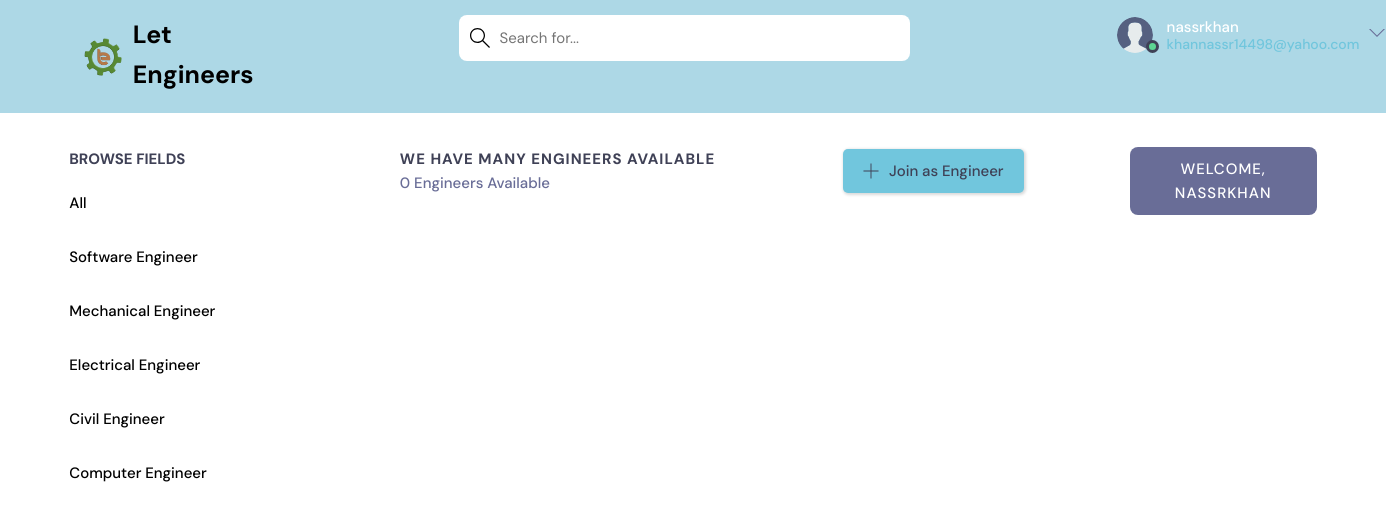
Page /home/ (signed in) on the committed database.
### app1/models.py (models this page shows, shortened)
class Topic(models.Model):
    name = models.CharField(max_length=200)

### app1/views.py (the view)
# urls.py: path("home/", views.home, name="home"),
@login_required(login_url='index')
def home(request):
    q = request.GET.get('q') if request.GET.get('q') != None else ''
    rooms = Room.objects.filter(
        Q(topic__name__icontains=q) |
        Q(name__icontains=q) |
        Q(description__icontains=q)
    )
    topics = Topic.objects.all()[0:6]
    room_count = rooms.count()
    room_messages = Message.objects.filter(Q(room__topic__name__icontains=q))
    context = {'rooms': rooms, 'topics': topics,
               'room_count': room_count, 'room_messages': room_messages}
    return render(request, 'home_pages/home.html', context)

### app1/templates/home_pages/home.html (shortened to what this page needs)
{% extends 'home_pages/main.html' %}
{% block content %}
    <main class="layout layout--3">
      <div class="container">
        {% include 'home_pages/topics_component.html' %}
        <div class="roomList">
          <div class="roomList__header">
            <div>
              <h2>We have many Engineers Available</h2>
              <p>{{room_count}} Engineers Available</p>
            </div>
            {% if request.user.is_authenticated %}
            <a class="btn btn--main" href="{% url 'create-room' %}">
              <svg version="1.1" xmlns="http://www.w3.org/2000/svg" width="32" height="32" viewBox="0 0 32 32">
                <title>add</title>
                <path d="M16.943 0.943h-1.885v14.115h-14.115v1.885h14.115v14.115h1.885v-14.115h14.115v-1.885h-14.115v-14.115z"></path>
              </svg>
              Join as Engineer
            </a>
            {% endif %}
          </div>
        </div>
        {% include 'home_pages/activity_component.html' %}
      </div>
    </main>
{% endblock %}

### app1/templates/home_pages/navbar.html (shortened to what this page needs)
{% load static %}
<!DOCTYPE html>
<html lang="en">
<head>
  <link rel="stylesheet" href="{% static 'home_pages/css/navbar.css' %}" />
</head>
<body>
  <header class="header header--loggedIn">
    <div class="container">
      <a href="{% url 'index' %}" class="header__logo">
        <img src="{% static 'images/icons/favicon.png' %}" />
        <h1>Let Engineers</h1>
      </a>
      <form class="header__search"method="GET" action="{% url 'home' %}" >
        <label>
          <input name="q"  placeholder="Search for..." />
        </label>
      </form>
      <nav class="header__menu">
        {% if request.user.is_authenticated %}
        <div class="header__user">
          <a href="#">
            <div class="avatar avatar--medium active">
              <img src="{% static 'images/avatar.svg' %}" />
            </div>
            <p>{{request.user.username}}<span>{{request.user.email}}</span></p>
          </a>
          <button class="dropdown-button">
            <svg version="1.1" xmlns="http://www.w3.org/2000/svg" width="32" height="32" viewBox="0 0 32 32">
              <title>chevron-down</title>
              <path d="M16 21l-13-13h-3l16 16 16-16h-3l-13 13z"></path>
            </svg>
          </button>
        </div>
        {% else %}
        <a href="{% url 'login' %}">
          <img src="{% static 'images/avatar.svg' %}" />
          <p>Login</p>
        </a>
        {% endif %}
      </nav>
    </div>
  </header>
</body>
</html>

### app1/templates/home_pages/topics_component.html
<div class="topics">
    <div class="topics__header">
      <h2>Browse Fields</h2>
    </div>
    <ul class="topics__list">
      <li>
        <a href="{% url 'home' %}" >All  </a>
      </li>
      {% for topic in topics %}
      <li>
        <a href="{% url 'home' %}?q={{topic.name}}">{{topic.name}}   </a>
      </li>
      {% endfor %}
    </ul>
  </div>

### app1/templates/home_pages/activity_component.html
<div class="activities">
  <div class="activities__header">
      {% if request.user.is_authenticated %}
      <h2 style="text-align: center;">Welcome, {{request.user.username}}</h2>
    </div>
    {% endif %}
</div>

### static/home_pages/css/style.css (style rules this page uses)
:root { --color-main: #71c6dd; --color-main-light: #e1f6fb; --color-dark: #3f4156; --color-dark-medium: #51546e; --color-dark-light: #696d97; --color-light: #e5e5e5; --color-gray: #8b8b8b; --color-light-gray: #b2bdbd; --color-bg: #2d2d39; --color-success: #5dd693; --color-error: #fc4b0b; }
* { font-family: "DM Sans", -apple-system, BlinkMacSystemFont, "Segoe UI", Roboto, Oxygen, Ubuntu, Cantarell, "Open Sans", "Helvetica Neue", sans-serif; margin: 0; padding: 0; box-sizing: border-box; text-rendering: optimizeLegibility; font-size: inherit; }
html { font-size: 56.25%; }
@media only screen and (min-width: 1200px) { html { font-size: 62.5%; } }
body { line-height: 1.6; font-weight: 400; font-size: 1.5rem; color: white; background-color: white; min-height: 100vh; }
img { width: 100%; }
a { display: inline-block; color: var(--color-main); text-decoration: none; }
.container { max-width: 220rem; width: 90%; margin: auto; }
.btn { background-color: transparent; border: none; display: inline-flex; align-items: center; gap: 1rem; cursor: pointer; transition: all ease-in-out 0.3s; padding: 1rem 2rem; border-radius: 5px; box-shadow: 1px 1px 3px 1px rgba(0, 0, 0, 0.15); font-weight: 500; }
.btn--main { background-color: var(--color-main); color: var(--color-dark); }
.btn > svg { fill: currentColor; width: 1.6rem; height: 1.6rem; }
.avatar { position: relative; display: inline-block; border-radius: 10%; border: 2px solid transparent; }
.avatar img { display: block; border-radius: 50%; object-fit: cover; object-position: center; }
.avatar::after { content: ""; display: block; position: absolute; background-color: var(--color-gray); z-index: 111; border-radius: 50%; border: 0.3rem solid var(--color-dark); }
.avatar.active::after { background-color: var(--color-success); }
.avatar.avatar--medium img { width: 3.6rem; height: 3.6rem; border-radius: 50%; }
.avatar.avatar--medium:after { width: 0.7rem; height: 0.7rem; bottom: 0px; right: -6px; }
.layout { margin-top: 3.4rem; }
.layout > .container { display: flex; justify-content: space-between; align-items: flex-start; }
.layout--3 > .container > div:first-child { flex-basis: 18%; max-width: 22.5rem; }
.layout--3 > .container > div:nth-child(2) { flex-basis: 50%; }
.layout--3 > .container > div:last-child { flex-basis: 15%; }
.topics__header { margin-bottom: 2rem; }
.topics__header h2 { text-transform: uppercase; font-weight: 700; color: var(--color-dark); }
.topics__list { list-style: none; }
.topics__list li a { display: flex; justify-content: space-between; margin-bottom: 3rem; font-weight: 500; color: black; transition: all 0.3s ease-in-out; }
.roomList__header { display: flex; justify-content: space-between; align-items: center; margin-bottom: 2.4rem; }
.roomList__header h2 { text-transform: uppercase; font-weight: 650; color: var(--color-dark); letter-spacing: 1px; }
.roomList__header p { font-weight: 500; color: var(--color-dark-light); }
.activities { background: var(--color-dark); border-radius: 8px; overflow: hidden; }
.activities__header h2 { background-color: var(--color-dark-light); text-transform: uppercase; font-weight: 500; padding: 1rem 1.5rem; color: white; letter-spacing: 1px; font-size: 1.5rem; }

### static/home_pages/css/navbar.css (style rules this page uses)
.header { padding: 1.5rem; background-color: lightblue; }
.header > .container { display: flex; gap: 20.5rem; }
.header__logo, .header__user { display: flex; gap: 1rem; align-items: center; }
.header__logo > img { height: 4.0rem; width: 4.0rem; }
.header__logo > h1 { font-weight: 700; font-size: 2.5rem; color: black; padding-bottom: 0.3rem; }
.header__search > label { background-color: white; padding: 1.3rem 1rem; display: flex; align-items: center; gap: 1rem; border-radius: 8px; }
.header__search svg { fill: black; width: 2rem; height: 2rem; margin-left: 0.1rem; }
.header__search input { width: 40rem; background: transparent; border: none; outline: none; color: var(--color-light); }
.header__menu { margin-left: auto; position: relative; }
.header__menu a { display: flex; gap: 1.2rem; align-items: center; font-weight: 500; text-decoration: none; color:white; }
.header__menu img { height: 3.6rem; }
.header__menu p { line-height: 1.2; }
.header__menu span { color: var(--color-main); font-weight: 500; font-size: 1.4rem; display: block; }
.header__menu svg { width: 1.6rem; height: 1.6rem; fill: var(--color-dark-light); }
.dropdown-button { background: transparent; border: 0; outline: 0; cursor: pointer; }

### rows in the picture
Topic: name "Software Engineer"
Topic: name "Mechanical Engineer"
Topic: name "Electrical Engineer"
Topic: name "Civil Engineer"
Topic: name "Computer Engineer"

### other values in the picture
{{ request.user.username }} "nassrkhan"
{{ request.user.email }} "khannassr14498@yahoo.com"
{{ room_count }} "0"
{{ request.user.username }} "NASSRKHAN"
